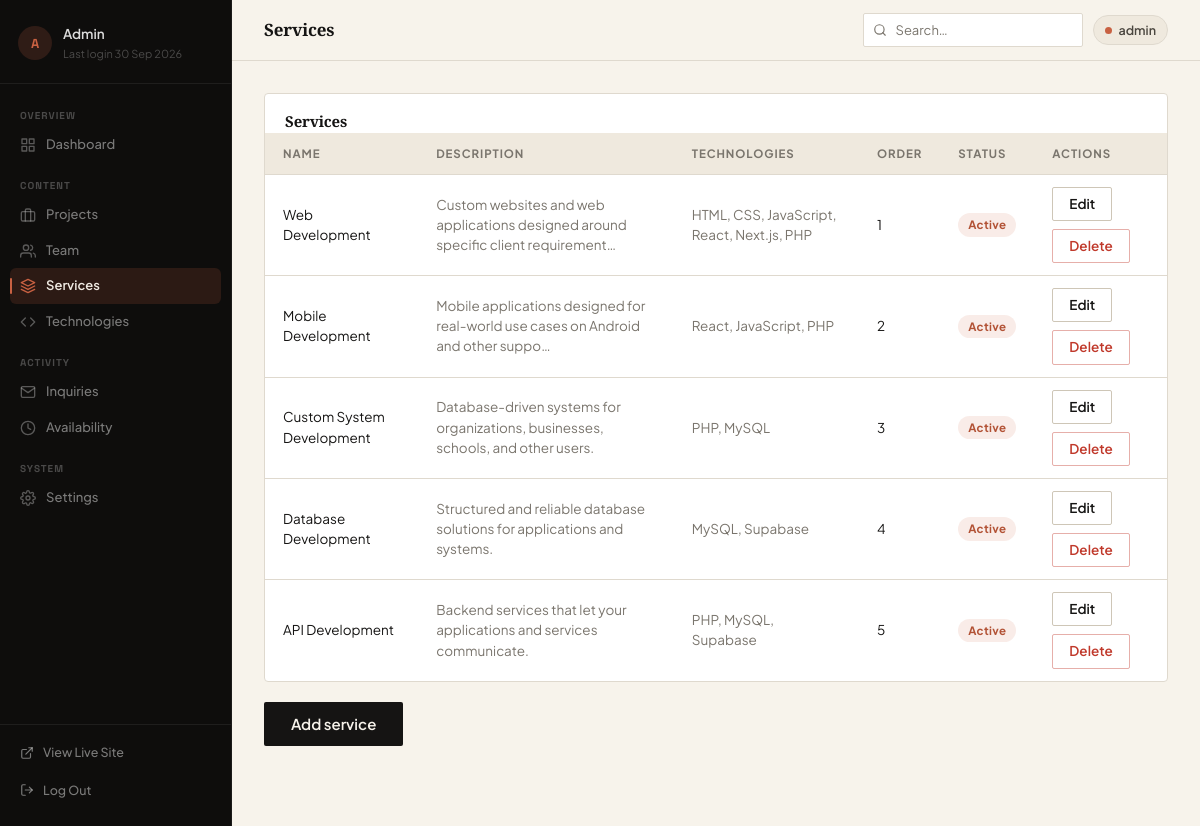
Screenshot of /admin?sub=services (signed in) with the database file from the repository.
### tables this page shows
CREATE TABLE `services` (
  `service_id` int(10) UNSIGNED NOT NULL,
  `service_name` varchar(120) NOT NULL,
  `service_description` varchar(1000) NOT NULL DEFAULT '',
  `service_icon` varchar(60) NOT NULL DEFAULT '',
  `service_technologies` varchar(500) NOT NULL DEFAULT '',
  `service_status` tinyint(1) NOT NULL DEFAULT 1,
  `display_order` int(11) NOT NULL DEFAULT 0
);

### app/controllers/AdminController.php (called while the page is built, shortened)
<?php
require_once __DIR__ . "/../../config/Database.php";
require_once __DIR__ . "/../helpers.php";
require_once __DIR__ . "/../models/Services.php";
class AdminController {
    private $services;
    public function __construct() {
        $this->db = (new Database())->connect();
        $this->services = new Services($this->db);
    }
    public function manageServices() {
        $services = $this->services->getAll();
        include __DIR__ . "/../views/admin/header.php";
        include __DIR__ . "/../views/admin/services.php";
        include __DIR__ . "/../views/admin/footer.php";
    }
}

### config/Database.php (called while the page is built, shortened)
<?php
require_once __DIR__ . '/../app/helpers.php';
class Database {
    private $host;
    private $user;
    private $pass;
    private $dbname;
    public $conn;
    public function __construct() {
        $env = self::loadEnv();
        $this->host = getenv('DB_HOST') ?: ($env['DB_HOST'] ?? 'localhost');
        $this->user = getenv('DB_USER') ?: ($env['DB_USER'] ?? 'root');
        $this->pass = getenv('DB_PASS') !== false ? getenv('DB_PASS') : ($env['DB_PASS'] ?? '');
        $this->dbname = getenv('DB_NAME') ?: ($env['DB_NAME'] ?? 'db_devs');
    }
    private static function loadEnv() {
        static $env = null;
        if ($env !== null) {
            return $env;
        }
        $env = [];
        $path = __DIR__ . '/.env';
        return $env;
    }
    public function connect() {
        try {
            $this->conn = new mysqli($this->host, $this->user, $this->pass, $this->dbname);
            $this->conn->set_charset('utf8mb4');
        } catch (mysqli_sql_exception $e) {
            http_response_code(500);
            die('Database connection failed. Check config/.env and that MySQL is running.');
        }
        return $this->conn;
    }
}

### app/models/Services.php (called while the page is built, shortened)
<?php
class Services {
    private $conn;
    private $table = "services";
    public function __construct($db) {
        $this->conn = $db;
    }
    public function getAll() {
        $query = "SELECT * FROM {$this->table} WHERE service_status = 1 ORDER BY display_order ASC";
        $stmt = $this->conn->prepare($query);
        $stmt->execute();
        return $stmt->get_result()->fetch_all(MYSQLI_ASSOC);
    }
}

### app/helpers.php (called while the page is built, shortened)
<?php
function e($value) {
    return htmlspecialchars((string)$value, ENT_QUOTES, 'UTF-8');
}
function trunc_text($text, $limit = 80) {
    $text = trim((string)$text);
    if (mb_strlen($text) <= $limit) {
        return $text;
    }
    return rtrim(mb_substr($text, 0, $limit), " \t.,;:") . '…';
}

### app/views/admin/services.php (the view, shortened to what this page needs)
<div class="table-container">
    <div class="table-title">Services</div>
    <table>
        <thead>
            <tr><th>Name</th><th>Description</th><th>Technologies</th><th>Order</th><th>Status</th><th>Actions</th></tr>
        </thead>
        <tbody>
            <?php if (empty($services)): ?>
                <tr><td colspan="6" class="cell-muted">No services yet.</td></tr>
            <?php else: foreach ($services as $service): ?>
            <tr>
                <td><?php echo e($service['service_name']); ?></td>
                <td class="cell-muted"><?php echo e(trunc_text($service['service_description'], 80)); ?></td>
                <td class="cell-muted"><?php echo e($service['service_technologies']); ?></td>
                <td><?php echo (int)$service['display_order']; ?></td>
                <td><span class="status-badge <?php echo $service['service_status'] ? 'status-active' : 'status-inactive'; ?>"><?php echo $service['service_status'] ? 'Active' : 'Inactive'; ?></span></td>
                <td>
                    <div class="table-actions">
                        <a href="<?php echo BASE_URL; ?>/admin?sub=services&action=adminEditService&id=<?php echo (int)$service['service_id']; ?>" class="btn btn-sm btn-secondary">Edit</a>
                        <form method="POST" action="<?php echo BASE_URL; ?>/admin?action=adminDeleteService" onsubmit="return confirm('Delete this service?');">
                            <button type="submit" class="btn btn-sm btn-danger">Delete</button>
                        </form>
                    </div>
                </td>
            </tr>
            <?php endforeach; endif; ?>
        </tbody>
    </table>
</div>
<div class="form-actions">
    <a href="<?php echo BASE_URL; ?>/admin?sub=services&action=adminAddService" class="btn btn-primary">Add service</a>
</div>

### public/css/style.css (style rules this page uses)
*, *::before, *::after { margin: 0; padding: 0; box-sizing: border-box; }
:root { --font-hero: 'Bebas Neue', 'Impact', sans-serif; --font-display: 'Playfair Display', Georgia, serif; --font-body: 'Plus Jakarta Sans', system-ui, -apple-system, sans-serif; --font-mono: 'Space Grotesk', ui-monospace, monospace; --font-signature: 'Caveat', cursive, serif; --bg-primary: #F7F3EB; --bg-secondary: #EFE9DE; --bg-card: #FFFFFF; --bg-input: #FFFFFF; --bg-sun: #C86142; --text-primary: #151413; --text-secondary: #4A463F; --text-muted: #7A756D; --text-light: #A39D92; --terracotta: #C86142; --terracotta-hover: #B25235; --terracotta-soft: rgba(200, 97, 66, 0.12); --terracotta-glow: rgba(200, 97, 66, 0.25); --accent: var(--terracotta); --accent-hover: var(--terracotta-hover); --accent-soft: var(--terracotta-soft); --border: #DFD9CE; --border-strong: #CEC6B7; --border-subtle: #EBE5DB; --shadow-sm: 0 1px 3px rgba(21, 20, 19, 0.05); --shadow-md: 0 12px 30px rgba(21, 20, 19, 0.07); --shadow-lg: 0 24px 60px rgba(21, 20, 19, 0.12); --nav-bg: rgba(247, 243, 235, 0.92); --btn-primary-bg: #151413; --btn-primary-text: #F7F3EB; --btn-primary-hover: #2D2A27; --code-bg: #161514; --status-limited: #b07d1c; --radius-sm: 2px; --radius-md: 4px; --radius-lg: 8px; --radius-pill: 9999px; --ease: cubic-bezier(0.16, 1, 0.3, 1); --container: 1240px; --container-wide: 1380px; }
html { scroll-behavior: smooth; -webkit-text-size-adjust: 100%; }
body { font-family: var(--font-body); background: var(--bg-primary); color: var(--text-primary); line-height: 1.65; font-size: 16px; -webkit-font-smoothing: antialiased; transition: background-color 0.35s var(--ease), color 0.35s var(--ease); }
a { color: var(--accent); text-decoration: none; transition: color 0.2s var(--ease); }
.btn { display: inline-flex; align-items: center; justify-content: center; gap: 8px; padding: 12px 26px; border: 1px solid transparent; border-radius: var(--radius-sm); cursor: pointer; font-family: var(--font-body); font-size: 15px; font-weight: 600; line-height: 1.2; text-decoration: none; text-align: center; transition: background-color 0.2s var(--ease), color 0.2s var(--ease), border-color 0.2s var(--ease), transform 0.2s var(--ease); }
.btn-primary { background: var(--btn-primary-bg); color: var(--btn-primary-text); }
.btn-secondary { background: transparent; color: var(--text-primary); border-color: var(--border-strong); }
.btn-sm { padding: 8px 16px; font-size: 13.5px; }
.btn-danger { background: transparent; color: #c0392b; border-color: rgba(192, 57, 43, 0.4); }
html, body { overflow-x: clip; max-width: 100%; }

### public/css/admin.css (style rules this page uses)
.admin-body { --adm-sidebar-bg: #0E0D0C; --adm-sidebar-border: rgba(255, 255, 255, 0.06); --adm-item-text: rgba(255, 255, 255, 0.45); --adm-item-text-hover: rgba(255, 255, 255, 0.88); --adm-item-bg-hover: rgba(255, 255, 255, 0.055); --adm-item-bg-active: rgba(200, 97, 66, 0.16); --adm-item-active-txt: #F0EBE3; --adm-group-label: rgba(255, 255, 255, 0.25); --adm-divider: rgba(255, 255, 255, 0.07); --adm-width: 232px; background: var(--bg-primary); color: var(--text-primary); font-size: 14px; line-height: 1.5; }
.nav-item.active .nav-icon svg { stroke: #C86142; }
.table-container { background: var(--bg-card); border-radius: var(--radius-md); border: 1px solid var(--border); overflow-x: auto; margin-bottom: 20px; }
.table-container .table-title { padding: 16px 20px 0; font-family: var(--font-display); font-size: 15px; font-weight: 700; color: var(--text-primary); letter-spacing: -0.01em; }
.table-container table { width: 100%; border-collapse: collapse; }
.table-container th, .table-container td { padding: 12px 18px; text-align: left; border-bottom: 1px solid var(--border); color: var(--text-primary); font-size: 13.5px; vertical-align: middle; }
.table-container tr:last-child td { border-bottom: none; }
.table-container th { color: var(--text-muted); font-weight: 700; font-size: 11.5px; text-transform: uppercase; letter-spacing: 0.08em; background: var(--bg-secondary); }
.table-container tbody tr { transition: background 0.15s var(--ease); }
.table-container td.cell-muted, .cell-muted { color: var(--text-muted); }
.table-actions { display: flex; flex-wrap: wrap; gap: 8px; align-items: center; }
.table-actions form { display: inline; }
.status-badge { display: inline-block; padding: 3px 10px; border-radius: var(--radius-pill); font-size: 11.5px; font-weight: 700; letter-spacing: 0.03em; white-space: nowrap; }
.status-active { background: rgba(200, 97, 66, 0.12); color: #B25235; }

### rows the page displays
services: service_name "Web Development", service_description "Custom websites and web applications designed around specific client requirement…", service_technologies "HTML, CSS, JavaScript, React, Next.js, PHP", display_order "1", service_status "Active"
services: service_name "Mobile Development", service_description "Mobile applications designed for real-world use cases on Android and other suppo…", service_technologies "React, JavaScript, PHP", display_order "2", service_status "Active"
services: service_name "Custom System Development", service_description "Database-driven systems for organizations, businesses, schools, and other users.", service_technologies "PHP, MySQL", display_order "3", service_status "Active"
services: service_name "Database Development", service_description "Structured and reliable database solutions for applications and systems.", service_technologies "MySQL, Supabase", display_order "4", service_status "Active"
services: service_name "API Development", service_description "Backend services that let your applications and services communicate.", service_technologies "PHP, MySQL, Supabase", display_order "5", service_status "Active"

### other values shown
substr($adminUsername, 0, 1) "A"
$adminUsername "Admin"
$groupLabel "OVERVIEW"
$item['label'] "Dashboard"
$groupLabel "CONTENT"
$item['label'] "Projects"
$item['label'] "Team"
$item['label'] "Services"
$item['label'] "Technologies"
$groupLabel "ACTIVITY"
$item['label'] "Inquiries"
$item['label'] "Availability"
$groupLabel "SYSTEM"
$item['label'] "Settings"
$pageTitle "Services"
